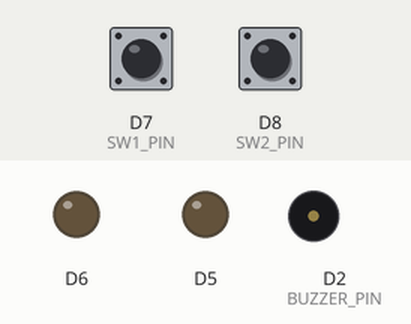
A sketch run on a simulated ESP8266 (NodeMCU). On the bench: output pins drawn as LEDs (lit = HIGH), buzzer (waves = sounding, pin HIGH). The test bench sets the inputs (shaded band); at power-on: D7 (SW1_PIN) HIGH, D8 (SW2_PIN) HIGH.

Above: at 1.2 s.
1.3 s: D7 (SW1_PIN) pulled LOW for 0.15 s
At 1.39 s:
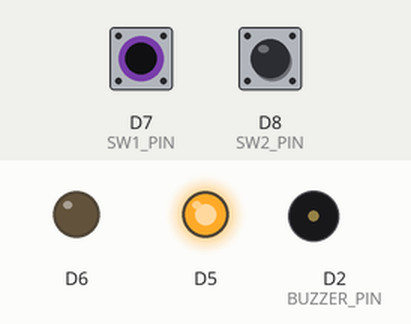
2.9 s: D8 (SW2_PIN) pulled LOW for 0.15 s
At 3.8 s:
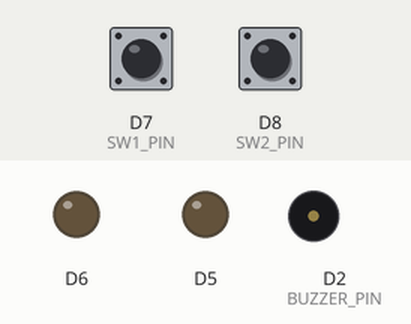
4.5 s: D7 (SW1_PIN) pulled LOW for 3.2 s
At 5.0 s:
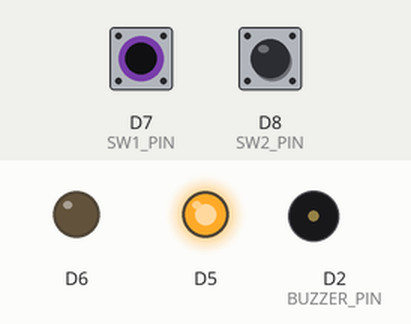
Timing chart, 0 to 9.2 s (numbered marks = the images above; inputs shaded):
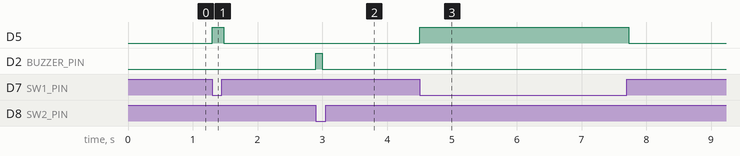

The sketch:

STEP4.ino
```cpp
// (licence header left out)
#define LED_PIN D13
#define BUZZER_PIN D2
#define SW1_PIN D7
#define SW2_PIN D8

int count = 0;

void setup()
{
  // put your setup code here, to run once:
  pinMode(LED_PIN, OUTPUT);
  pinMode(BUZZER_PIN, OUTPUT);
  pinMode(SW1_PIN, INPUT_PULLUP);
  pinMode(SW2_PIN, INPUT_PULLUP);
  pinMode(D12, OUTPUT);
  digitalWrite(D12, LOW);
}

void loop()
{
  // put your main code here, to run repeatedly:
  if (digitalRead(SW1_PIN) == LOW) {
    digitalWrite(LED_PIN, HIGH);
    count++;
    delay(30);
    while (digitalRead(SW1_PIN) == LOW) continue;
    delay(30);
  } else {
    digitalWrite(LED_PIN, LOW);
  }

  if (digitalRead(SW2_PIN) == LOW) {
    for (int i = 0; i < count; i++) {
      digitalWrite(BUZZER_PIN, HIGH);
      delay(100);
      digitalWrite(BUZZER_PIN, LOW);
      delay(500);
    }
    count = 0;
  }
}
```

Measured:
- after the input at 1.3 s, D5: LOW → HIGH at once, → LOW 0.18 s later
- after the input at 2.9 s, D2 (BUZZER_PIN): LOW → HIGH at once, → LOW 0.10 s later
- after the input at 4.5 s, D5: LOW → HIGH at once, → LOW 3.2 s later
